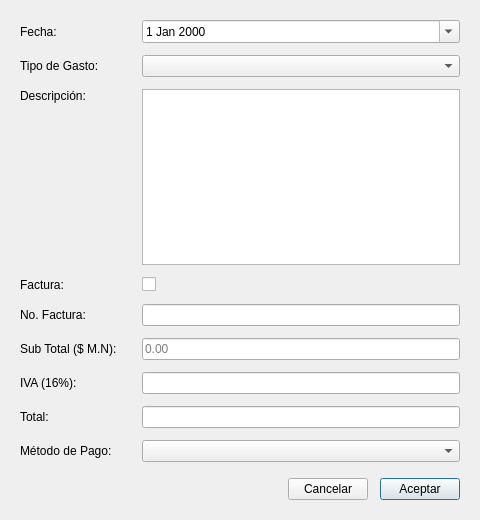
<?xml version="1.0" encoding="UTF-8"?>
<ui version="4.0">
 <class>AddExpenseDialog</class>
 <widget class="QDialog" name="AddExpenseDialog">
  <property name="geometry">
   <rect>
    <x>0</x>
    <y>0</y>
    <width>480</width>
    <height>520</height>
   </rect>
  </property>
  <property name="windowTitle">
   <string>Agregar Gasto</string>
  </property>
  <property name="modal">
   <bool>true</bool>
  </property>
  <layout class="QVBoxLayout" name="addExpenseLayout">
   <property name="spacing">
    <number>16</number>
   </property>
   <property name="leftMargin">
    <number>20</number>
   </property>
   <property name="topMargin">
    <number>20</number>
   </property>
   <property name="rightMargin">
    <number>20</number>
   </property>
   <property name="bottomMargin">
    <number>20</number>
   </property>
   <item>
    <layout class="QGridLayout" name="expenseFormGrid" columnstretch="0,1">
     <property name="horizontalSpacing">
      <number>25</number>
     </property>
     <property name="verticalSpacing">
      <number>12</number>
     </property>
     <item row="0" column="0">
      <widget class="QLabel" name="dateLabel">
       <property name="text">
        <string>Fecha:</string>
       </property>
       <property name="buddy">
        <cstring>expenseDate</cstring>
       </property>
      </widget>
     </item>
     <item row="0" column="1">
      <widget class="QDateEdit" name="expenseDate">
       <property name="calendarPopup">
        <bool>true</bool>
       </property>
       <property name="field" stdset="0">
        <string notr="true">expenseDate</string>
       </property>
      </widget>
     </item>
     <item row="1" column="0">
      <widget class="QLabel" name="expenseTypeLabel">
       <property name="text">
        <string>Tipo de Gasto:</string>
       </property>
       <property name="buddy">
        <cstring>expenseTypeCombo</cstring>
       </property>
      </widget>
     </item>
     <item row="1" column="1">
      <widget class="QComboBox" name="expenseTypeCombo">
       <property name="field" stdset="0">
        <string notr="true">expenseType</string>
       </property>
      </widget>
     </item>
     <item row="2" column="0">
      <widget class="QLabel" name="descriptionLabel">
       <property name="text">
        <string>Descripción:</string>
       </property>
       <property name="alignment">
        <set>Qt::AlignmentFlag::AlignLeading|Qt::AlignmentFlag::AlignLeft|Qt::AlignmentFlag::AlignTop</set>
       </property>
       <property name="buddy">
        <cstring>expenseDescription</cstring>
       </property>
      </widget>
     </item>
     <item row="2" column="1">
      <widget class="QTextEdit" name="expenseDescription">
       <property name="tabChangesFocus">
        <bool>true</bool>
       </property>
       <property name="readOnly">
        <bool>true</bool>
       </property>
       <property name="acceptRichText">
        <bool>false</bool>
       </property>
      </widget>
     </item>
     <item row="3" column="0">
      <widget class="QLabel" name="invoiceLabel">
       <property name="text">
        <string>Factura:</string>
       </property>
       <property name="buddy">
        <cstring>invoiceCheck</cstring>
       </property>
      </widget>
     </item>
     <item row="3" column="1">
      <widget class="QCheckBox" name="invoiceCheck">
       <property name="text">
        <string/>
       </property>
      </widget>
     </item>
     <item row="4" column="0">
      <widget class="QLabel" name="invoiceNumberLabel">
       <property name="text">
        <string>No. Factura:</string>
       </property>
       <property name="buddy">
        <cstring>invoiceNumber</cstring>
       </property>
      </widget>
     </item>
     <item row="4" column="1">
      <widget class="QLineEdit" name="invoiceNumber">
       <property name="maxLength">
        <number>50</number>
       </property>
       <property name="field" stdset="0">
        <string notr="true">invoiceNumber</string>
       </property>
      </widget>
     </item>
     <item row="5" column="0">
      <widget class="QLabel" name="subtotalLabel">
       <property name="text">
        <string>Sub Total ($ M.N):</string>
       </property>
       <property name="buddy">
        <cstring>subtotal</cstring>
       </property>
      </widget>
     </item>
     <item row="5" column="1">
      <widget class="QLineEdit" name="subtotal">
       <property name="placeholderText">
        <string>0.00</string>
       </property>
       <property name="field" stdset="0">
        <string notr="true">subtotal</string>
       </property>
      </widget>
     </item>
     <item row="6" column="0">
      <widget class="QLabel" name="ivaLabel">
       <property name="text">
        <string>IVA (16%):</string>
       </property>
       <property name="buddy">
        <cstring>ivaValue</cstring>
       </property>
      </widget>
     </item>
     <item row="6" column="1">
      <widget class="QLineEdit" name="ivaValue">
       <property name="focusPolicy">
        <enum>Qt::FocusPolicy::NoFocus</enum>
       </property>
       <property name="readOnly">
        <bool>true</bool>
       </property>
      </widget>
     </item>
     <item row="7" column="0">
      <widget class="QLabel" name="totalLabel">
       <property name="text">
        <string>Total:</string>
       </property>
       <property name="buddy">
        <cstring>totalValue</cstring>
       </property>
      </widget>
     </item>
     <item row="7" column="1">
      <widget class="QLineEdit" name="totalValue">
       <property name="focusPolicy">
        <enum>Qt::FocusPolicy::NoFocus</enum>
       </property>
       <property name="readOnly">
        <bool>true</bool>
       </property>
      </widget>
     </item>
     <item row="8" column="0">
      <widget class="QLabel" name="paymentMethodLabel">
       <property name="text">
        <string>Método de Pago:</string>
       </property>
       <property name="buddy">
        <cstring>paymentMethodCombo</cstring>
       </property>
      </widget>
     </item>
     <item row="8" column="1">
      <widget class="QComboBox" name="paymentMethodCombo">
       <property name="field" stdset="0">
        <string notr="true">paymentMethod</string>
       </property>
      </widget>
     </item>
    </layout>
   </item>
   <item>
    <layout class="QHBoxLayout" name="dialogButtonsLayout">
     <property name="spacing">
      <number>12</number>
     </property>
     <item>
      <spacer name="dialogButtonsSpacer">
       <property name="orientation">
        <enum>Qt::Orientation::Horizontal</enum>
       </property>
       <property name="sizeHint" stdset="0">
        <size>
         <width>40</width>
         <height>20</height>
        </size>
       </property>
      </spacer>
     </item>
     <item>
      <widget class="QPushButton" name="expenseCancelButton">
       <property name="text">
        <string>Cancelar</string>
       </property>
       <property name="autoDefault">
        <bool>false</bool>
       </property>
       <property name="class" stdset="0">
        <string notr="true">secondary</string>
       </property>
      </widget>
     </item>
     <item>
      <widget class="QPushButton" name="expenseAcceptButton">
       <property name="text">
        <string>Aceptar</string>
       </property>
       <property name="default">
        <bool>true</bool>
       </property>
       <property name="class" stdset="0">
        <string notr="true">primary</string>
       </property>
      </widget>
     </item>
    </layout>
   </item>
  </layout>
 </widget>
 <tabstops>
  <tabstop>expenseDate</tabstop>
  <tabstop>expenseTypeCombo</tabstop>
  <tabstop>expenseDescription</tabstop>
  <tabstop>invoiceCheck</tabstop>
  <tabstop>invoiceNumber</tabstop>
  <tabstop>subtotal</tabstop>
  <tabstop>paymentMethodCombo</tabstop>
  <tabstop>expenseCancelButton</tabstop>
  <tabstop>expenseAcceptButton</tabstop>
 </tabstops>
 <resources/>
 <connections/>
</ui>
